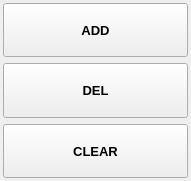
   <widget class="QWidget" name="layoutWidget">
    <property name="geometry">
     <rect>
      <x>1090</x>
      <y>560</y>
      <width>191</width>
      <height>181</height>
     </rect>
    </property>
    <layout class="QVBoxLayout" name="verticalLayout">
     <property name="leftMargin">
      <number>3</number>
     </property>
     <property name="topMargin">
      <number>3</number>
     </property>
     <property name="rightMargin">
      <number>3</number>
     </property>
     <property name="bottomMargin">
      <number>3</number>
     </property>
     <item>
      <widget class="QPushButton" name="pushButton_roi_add">
       <property name="sizePolicy">
        <sizepolicy hsizetype="Minimum" vsizetype="Expanding">
         <horstretch>0</horstretch>
         <verstretch>0</verstretch>
        </sizepolicy>
       </property>
       <property name="font">
        <font>
         <pointsize>10</pointsize>
         <weight>75</weight>
         <bold>true</bold>
        </font>
       </property>
       <property name="text">
        <string>ADD</string>
       </property>
      </widget>
     </item>
     <item>
      <widget class="QPushButton" name="pushButton_roi_remove">
       <property name="sizePolicy">
        <sizepolicy hsizetype="Minimum" vsizetype="Expanding">
         <horstretch>0</horstretch>
         <verstretch>0</verstretch>
        </sizepolicy>
       </property>
       <property name="font">
        <font>
         <pointsize>10</pointsize>
         <weight>75</weight>
         <bold>true</bold>
        </font>
       </property>
       <property name="text">
        <string>DEL</string>
       </property>
      </widget>
     </item>
     <item>
      <widget class="QPushButton" name="pushButton_roi_clear">
       <property name="sizePolicy">
        <sizepolicy hsizetype="Minimum" vsizetype="Expanding">
         <horstretch>0</horstretch>
         <verstretch>0</verstretch>
        </sizepolicy>
       </property>
       <property name="font">
        <font>
         <pointsize>10</pointsize>
         <weight>75</weight>
         <bold>true</bold>
        </font>
       </property>
       <property name="text">
        <string>CLEAR</string>
       </property>
      </widget>
     </item>
    </layout>
   </widget>
